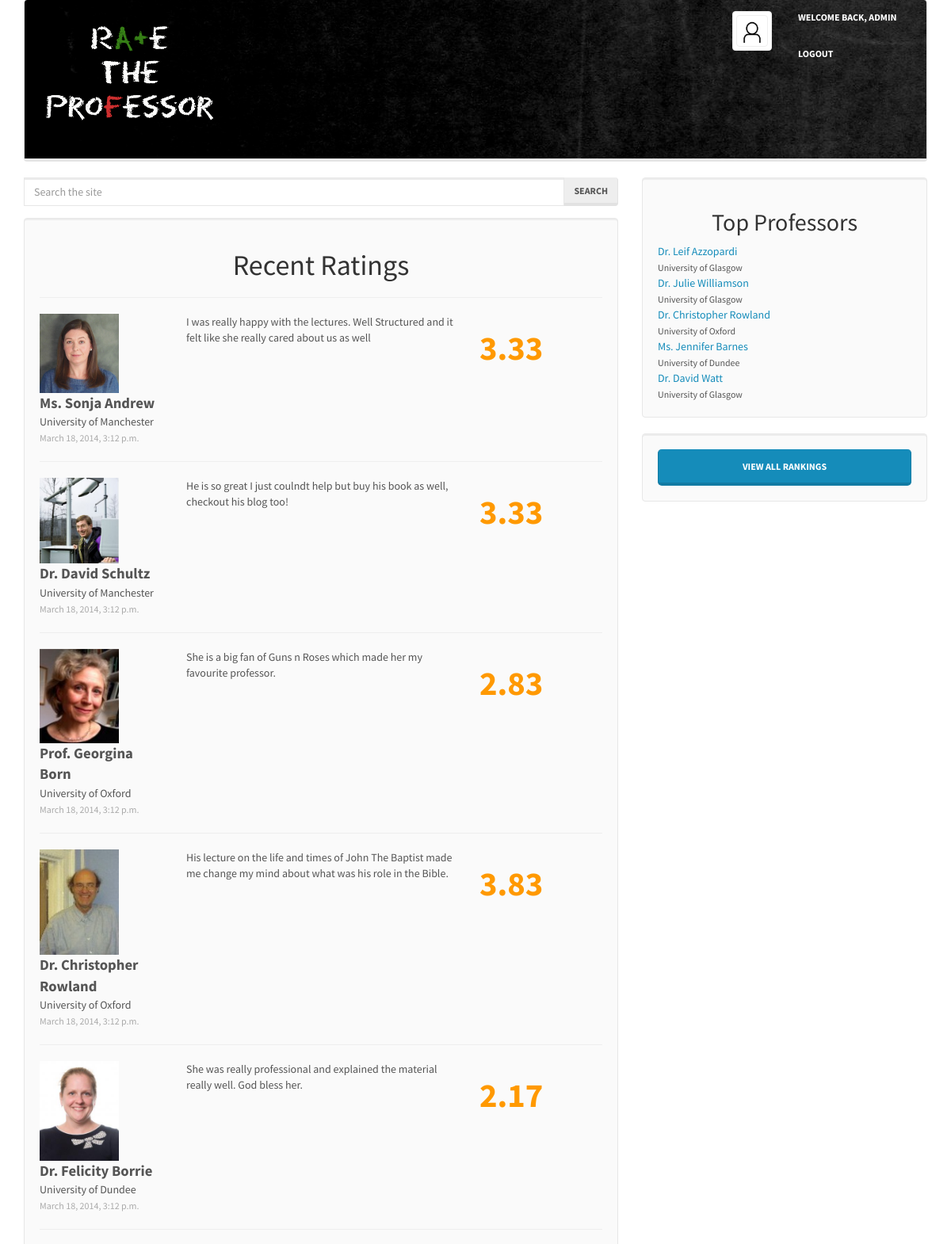
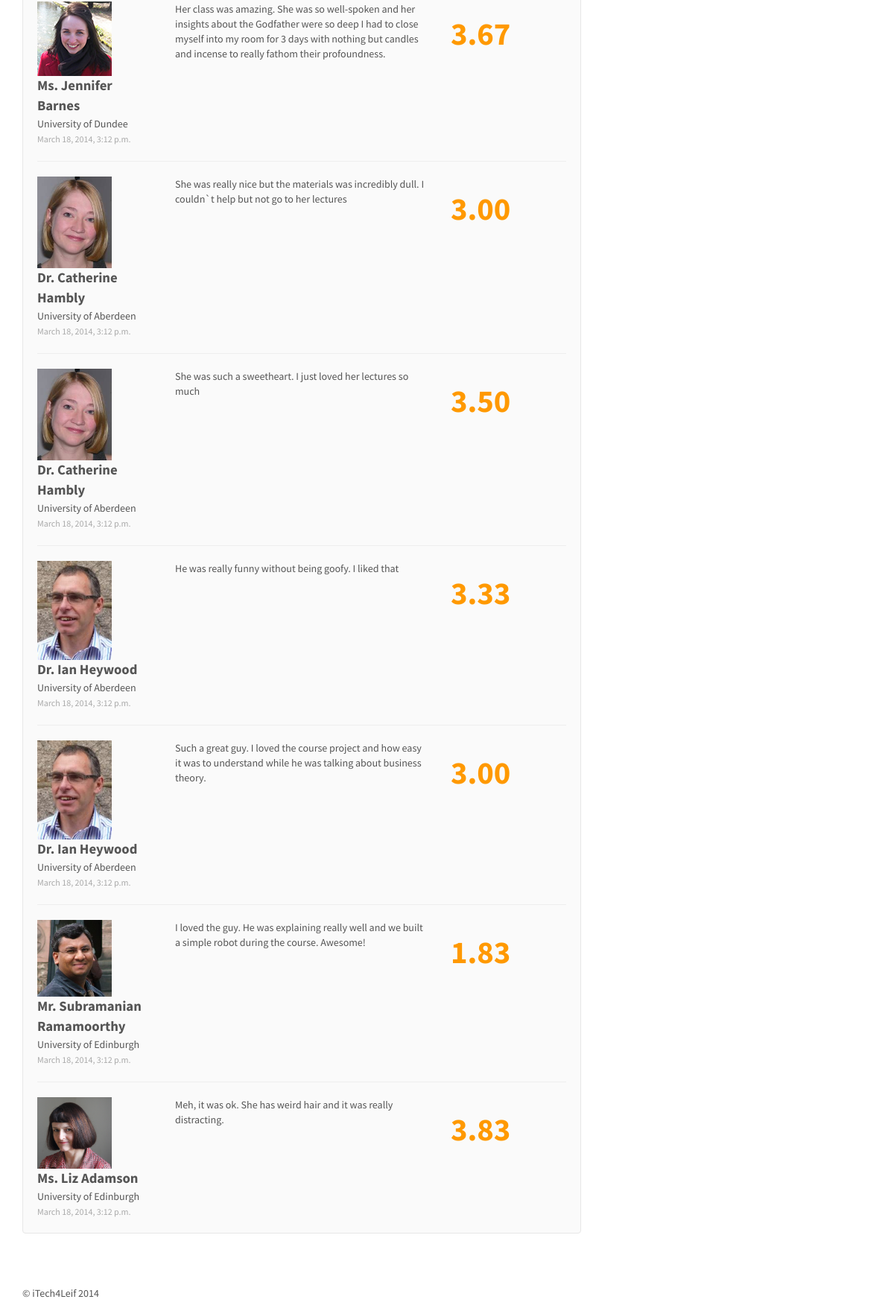
The app's page / (signed in) with its own data (2 pictures, top to bottom).
### rate_the_professor/models.py (models this page shows, shortened)
class Rating(models.Model):
    user = models.ForeignKey(User, null=True)
    professor = models.ForeignKey(Professor)
    communication = models.DecimalField(max_digits=2, decimal_places=1, default=2.5)
    knowledge = models.DecimalField(max_digits=2, decimal_places=1, default=2.5)
    approachability = models.DecimalField(max_digits=2, decimal_places=1, default=2.5)
    enthusiasm = models.DecimalField(max_digits=2, decimal_places=1, default=2.5)
    clarity = models.DecimalField(max_digits=2, decimal_places=1, default=2.5)
    awesomeness = models.DecimalField(max_digits=2, decimal_places=1, default=2.5)
    comment = models.CharField(max_length=1024, null=False)
    datetime = models.DateTimeField(auto_now_add=True)
    def _calculate_rating(self):
        return u'%.2f' % ((self.communication + self.knowledge + self.approachability
                + self.enthusiasm + self.clarity + self.awesomeness) / 6)
    rating = property(_calculate_rating)

class Professor(models.Model):
    title = models.CharField(max_length=64)
    first_name = models.CharField(max_length=256)
    last_name = models.CharField(max_length=256)
    sum_of_communication = models.DecimalField(max_digits=10, decimal_places=1, default=2.5)
    no_of_communication = models.IntegerField(default=1)
    overall_communication = models.DecimalField(max_digits=2, decimal_places=1, default=2.5)
    sum_of_knowledge = models.DecimalField(max_digits=10, decimal_places=1, default=2.5)
    no_of_knowledge = models.IntegerField(default=1)
    overall_knowledge = models.DecimalField(max_digits=2, decimal_places=1, default=2.5)
    sum_of_approachability = models.DecimalField(max_digits=10, decimal_places=1, default=2.5)
    no_of_approachability = models.IntegerField(default=1)
    overall_approachability = models.DecimalField(max_digits=2, decimal_places=1, default=2.5)
    sum_of_enthusiasm = models.DecimalField(max_digits=10, decimal_places=1, default=2.5)
    no_of_enthusiasm = models.IntegerField(default=1)
    overall_enthusiasm = models.DecimalField(max_digits=2, decimal_places=1, default=2.5)
    sum_of_clarity = models.DecimalField(max_digits=10, decimal_places=1, default=2.5)
    no_of_clarity = models.IntegerField(default=1)
    overall_clarity = models.DecimalField(max_digits=2, decimal_places=1, default=2.5)
    sum_of_awesomeness = models.DecimalField(max_digits=10, decimal_places=1, default=2.5)
    no_of_awesomeness = models.IntegerField(default=1)
    overall_awesomeness = models.DecimalField(max_digits=2, decimal_places=1, default=2.5)
    sum_of_ratings = models.DecimalField(max_digits=10, decimal_places=1, default=2.5)
    no_of_ratings = models.IntegerField(default=1)
    overall_rating = models.DecimalField(max_digits=2, decimal_places=1, default=2.5)
    picture = models.ImageField(upload_to='professors', blank=True)
    university = models.ForeignKey(University)
    courses_taught = models.ManyToManyField(Course)
    website_url = models.URLField()
    def _full_name(self):
        return u'%s %s %s ' % (self.title, self.first_name, self.last_name)
    full_name = property(_full_name)

class University(models.Model):
    uni_name = models.CharField(max_length=256, unique=True)
    website_url = models.URLField()
    class Meta:
        verbose_name_plural = "Universities"
    def __unicode__(self):
        return self.uni_name

### rate_the_professor/views.py (the view)
# urls.py: urlpatterns = patterns('',url(r'^$', views.index, name='index')
def index(request):
    context = RequestContext(request)
    context_dict = {}
    try:
        recent_ratings = Rating.objects.order_by('-id')[:12]
        context_dict['recent_ratings'] = recent_ratings
        top_professors = Professor.objects.order_by('-overall_rating')[:5]
        context_dict['top_professors'] = top_professors
    except Rating.DoesNotExist:
        pass
    except Professor.DoesNotExist:
        pass
    context_dict = add_user_profile(request, context_dict)
    return render_to_response('rate_the_professor/index.html', context_dict, context)

### rate_the_professor/views.py (called while the page is built)
def add_user_profile(request, context_dict):
    try:
        user_id = request.user.id
        user = User.objects.get(id=user_id)
        context_dict['user'] = user
        context_dict['user_profile'] = UserProfile.objects.get(user=user)
    except User.DoesNotExist:
        pass
    except UserProfile.DoesNotExist:
        pass
    return context_dict

### templates/rate_the_professor/index.html (shortened to what this page needs)
{% extends 'rate_the_professor/base.html' %}
{% load static %}
{% block body_block %}
<div class="row">
	<div class="col-md-8">
        <div class="form-group">
			<form class="input-group" role="form" id="search_form" method="post" action="/rate_the_professor/suggest_professor/">
	            <input type="text" class="form-control" name="query" value="" id="query" autocomplete="off" placeholder="Search the site">
	            <span class="input-group-btn">
	                <button type="submit" class="btn btn-default" name="submit" value="Search">Search</button>
	            </span>
			</form>
    	</div>
		<div class="well" id="ratings-main">
			<h1 class="centered-text">Recent Ratings</h1>
			{% if recent_ratings %}
				{% for rating in recent_ratings %}
					<hr>
					<div class="row">
						<div class="col-md-3">
		                    <a href="/rate_the_professor/professor/{{ rating.professor.id }}/">
			                    <img class="comment-pic" src="/media/professors/{{ rating.professor.picture }}">
		                    </a>
							<div><strong class="big-text">{{ rating.professor.full_name }}</strong></div>
							<div>{{ rating.professor.university.uni_name }}</div>
							<div><span class="date">{{ rating.datetime }}</span></div>
						</div>
						<div class="col-md-6">{{ rating.comment }}</div>
						<div class="col-md-3">
							<h2 class="number-rating">{{ rating.rating }}</h2>
						</div>
					</div>
				{% endfor %}
			{% else %}
			<strong>There are no ratings present.</strong>
			{% endif %}
		</div>
	</div>
	<div class="col-md-4">
		<div class="well">
			<h2 class="centered-text">Top Professors</h2>
            {% include "rate_the_professor/top_rating.html" with professors=top_professors %}
		</div>
        <div class="well">
            <a href="/rate_the_professor/ranking/" class="btn btn-primary btn-lg btn-block">View All Rankings</a>
		</div>
	</div>
</div>
{% endblock %}

### templates/rate_the_professor/base.html (shortened to what this page needs)
{% load static %}
<!DOCTYPE html>
<html>
<head>
	<link href="{% static 'css/bootstrap.css' %}" rel="stylesheet">
	<link href="{% static 'css/bootstrap.min.css' %}" rel="stylesheet" media="screen">
	<link href="{% static 'css/rate-the-professor.css' %}" rel="stylesheet">
</head>
<body>
	<div class="container">
		<div class="navbar navbar-default">
			<div class="row">
				<div class="col-md-3">
					<div class="navbar-header">
						<a href="/rate_the_professor/"><img src="{% static 'img/logo.png' %}" class="navbar-brand"></a>
					</div>
				</div>
				{% if user.is_authenticated %}
					<div class="col-md-3 col-md-offset-6">
						<div class="btn-group">
							<a href="/rate_the_professor/user/" class="btn btn-lg btn-link">
								<div class="thumbnail">
									{% if user_profile.picture %}
										<img class= "thumbnail" src="/media/{{ user_profile.picture }}">
									{% else %}
										<img class= "thumbnail" src="{% static 'img/profpic.png' %}">
									{% endif %}
								</div>
							</a>
                            <a href="/rate_the_professor/user/" class="btn btn-lg btn-link">Welcome back, {{ user.username }}</a>
							<a href="/rate_the_professor/logout/" class="btn btn-lg btn-link">Logout</a>
						</div>
					</div>
				{% endif %}
			</div>
		</div>
		{% block body_block %}{% endblock %}
		<footer>
			<p>&copy; iTech4Leif 2014</p>
		</footer>
	</div>
</body>
</html>

### templates/rate_the_professor/top_rating.html (shortened to what this page needs)
{% if professors %}
    {% for professor in professors %}
        <div class="row">
            <div class="col-md-6">
                <a href="/rate_the_professor/professor/{{ professor.id }}/">{{ professor.full_name }}</a>
                <br><small>{{ professor.university }}</small>
            </div>
            <div class="col-md-6 big-rating" title="{{ professor.overall_rating }} stars">{{ professor.overall_rating }}</div>
        </div>
    {% endfor %}
{% else %}
    <strong>There are no professors present.</strong>
{% endif %}

### static/css/rate-the-professor.css (style rules this page uses)
.thumbnail { width: 50px; height: 50px; }
.centered-text { text-align: center; }
.navbar { background: url(/static/img/banner.jpg); }
.navbar-brand { height: 200px; }
footer { margin-top: 50px; }
.comment-pic { width: 100px; }
.date { color: #AAAAAA; font-size: 9pt; }
.big-text { font-size: 14pt; }
.number-rating { font-size: 32pt; }

### records on screen
Rating: professor.picture (picture), professor.full_name "Ms. Sonja Andrew", professor.university.uni_name "University of Manchester", datetime "March 18, 2014, 3:12 p.m.", comment "I was really happy with the lectures. Well Structured and it felt like she really cared about us as well", rating "3.33"
Rating: professor.picture (picture), professor.full_name "Dr. David Schultz", professor.university.uni_name "University of Manchester", datetime "March 18, 2014, 3:12 p.m.", comment "He is so great I just coulndt help but buy his book as well, checkout his blog too!", rating "3.33"
Rating: professor.picture (picture), professor.full_name "Prof. Georgina Born", professor.university.uni_name "University of Oxford", datetime "March 18, 2014, 3:12 p.m.", comment "She is a big fan of Guns n Roses which made her my favourite professor.", rating "2.83"
Rating: professor.picture (picture), professor.full_name "Dr. Christopher Rowland", professor.university.uni_name "University of Oxford", datetime "March 18, 2014, 3:12 p.m.", comment "His lecture on the life and times of John The Baptist made me change my mind about what was his role in the Bible.", rating "3.83"
Rating: professor.picture (picture), professor.full_name "Dr. Felicity Borrie", professor.university.uni_name "University of Dundee", datetime "March 18, 2014, 3:12 p.m.", comment "She was really professional and explained the material really well. God bless her.", rating "2.17"
Rating: professor.picture (picture), professor.full_name "Ms. Jennifer Barnes", professor.university.uni_name "University of Dundee", datetime "March 18, 2014, 3:12 p.m.", comment "Her class was amazing. She was so well-spoken and her insights about the Godfather were so deep I had to close myself into my room for 3 days with nothing but candles and incense to really fathom their profoundness.", rating "3.67"
Rating: professor.picture (picture), professor.full_name "Dr. Catherine Hambly", professor.university.uni_name "University of Aberdeen", datetime "March 18, 2014, 3:12 p.m.", comment "She was really nice but the materials was incredibly dull. I couldn`t help but not go to her lectures", rating "3.00"
Rating: professor.picture (picture), professor.full_name "Dr. Catherine Hambly", professor.university.uni_name "University of Aberdeen", datetime "March 18, 2014, 3:12 p.m.", comment "She was such a sweetheart. I just loved her lectures so much", rating "3.50"
Rating: professor.picture (picture), professor.full_name "Dr. Ian Heywood", professor.university.uni_name "University of Aberdeen", datetime "March 18, 2014, 3:12 p.m.", comment "He was really funny without being goofy. I liked that", rating "3.33"
Rating: professor.picture (picture), professor.full_name "Dr. Ian Heywood", professor.university.uni_name "University of Aberdeen", datetime "March 18, 2014, 3:12 p.m.", comment "Such a great guy. I loved the course project and how easy it was to understand while he was talking about business theory.", rating "3.00"
Rating: professor.picture (picture), professor.full_name "Mr. Subramanian Ramamoorthy", professor.university.uni_name "University of Edinburgh", datetime "March 18, 2014, 3:12 p.m.", comment "I loved the guy. He was explaining really well and we built a simple robot during the course. Awesome!", rating "1.83"
Rating: professor.picture (picture), professor.full_name "Ms. Liz Adamson", professor.university.uni_name "University of Edinburgh", datetime "March 18, 2014, 3:12 p.m.", comment "Meh, it was ok. She has weird hair and it was really distracting.", rating "3.83"
Professor: full_name "Dr. Leif Azzopardi", university "University of Glasgow"
Professor: full_name "Dr. Julie Williamson", university "University of Glasgow"
Professor: full_name "Dr. Christopher Rowland", university "University of Oxford"
Professor: full_name "Ms. Jennifer Barnes", university "University of Dundee"
Professor: full_name "Dr. David Watt", university "University of Glasgow"

### other values on screen
{{ user.username }} "ADMIN"
